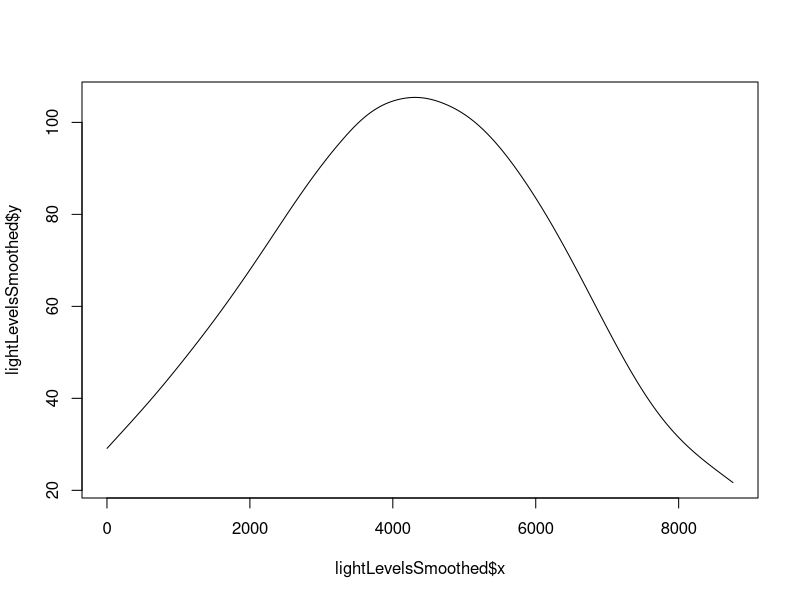
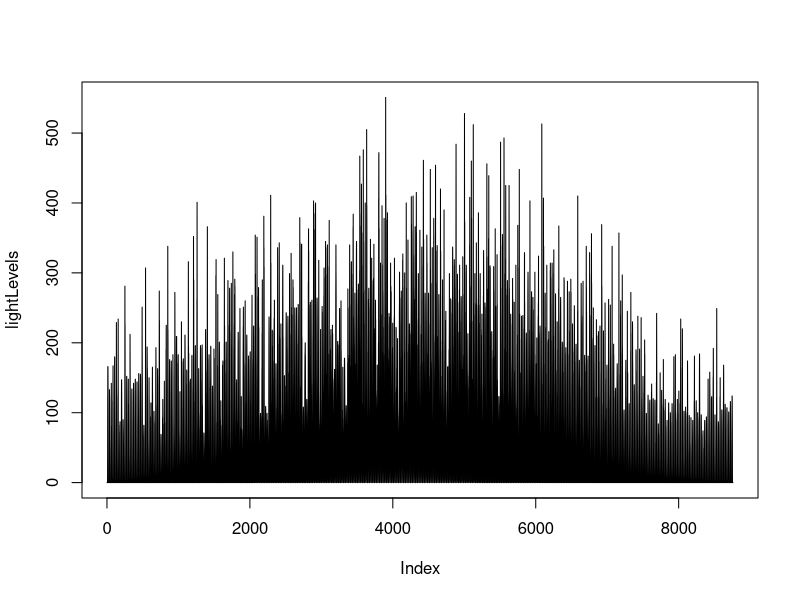
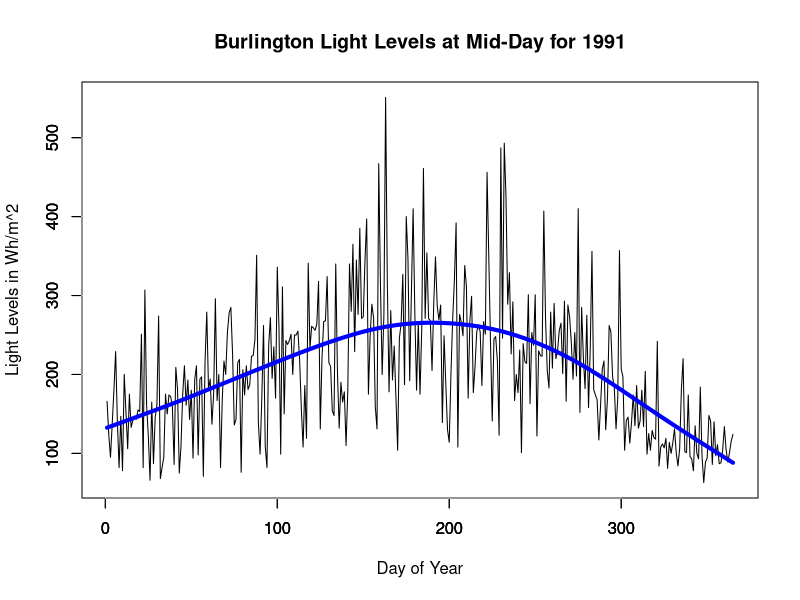
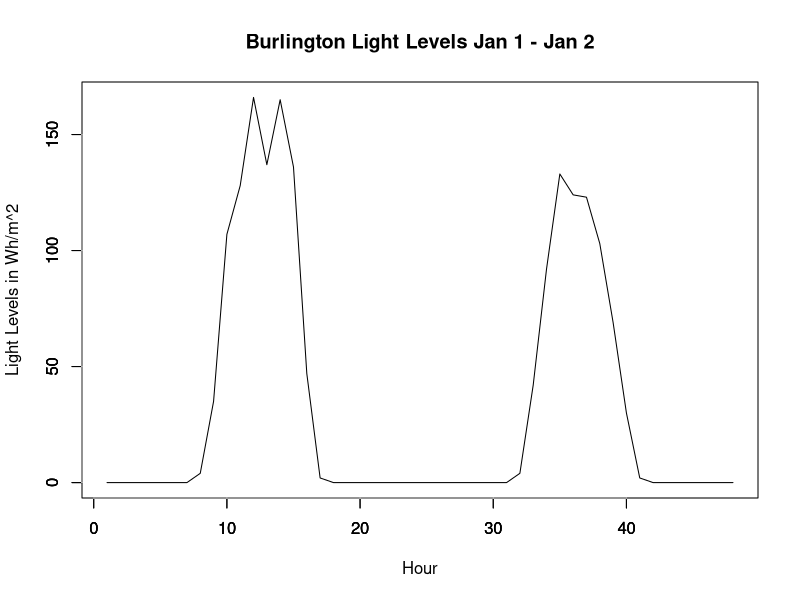

These charts were generated, in order, by the following R code:
setwd("/Users/Nick/mysisModeling")

#Data comes from http://rredc.nrel.gov/solar/old_data/nsrdb/1991-2010/
solarRaw = read.csv("data/726170_1991_solar.csv")

lightLevels = solarRaw$METSTAT.Dif..Wh.m.2.
lightLevelsSmoothed = smooth.spline(lightLevels)

plot(lightLevelsSmoothed, type = "l")
plot(lightLevels, type = "l")

#Mid day
lightAtNoon = lightLevels[seq(12, length(lightLevels), 24)]
plot(lightAtNoon, type = "l", main = "Burlington Light Levels at Mid-Day for 1991", xlab = "Day of Year", ylab = "Light Levels in Wh/m^2")
lines(smooth.spline(lightAtNoon), col = "blue", lw = 4)
axis(side = 1)
axis(side = 1, col = "white", tcl = 0)
axis(side = 2)
axis(side = 2, col = "white", tcl = 0)
#png("noonLightLevels.png")


#1 am
nightLight = lightLevels[1:48]
plot(nightLight, type = "l", 
     main = "Burlington Light Levels Jan 1 - Jan 2", 
     xlab = "Hour", 
     ylab = "Light Levels in Wh/m^2")
axis(side = 1)
axis(side = 1, col = "white", tcl = 0)
axis(side = 2)
axis(side = 2, col = "white", tcl = 0)


